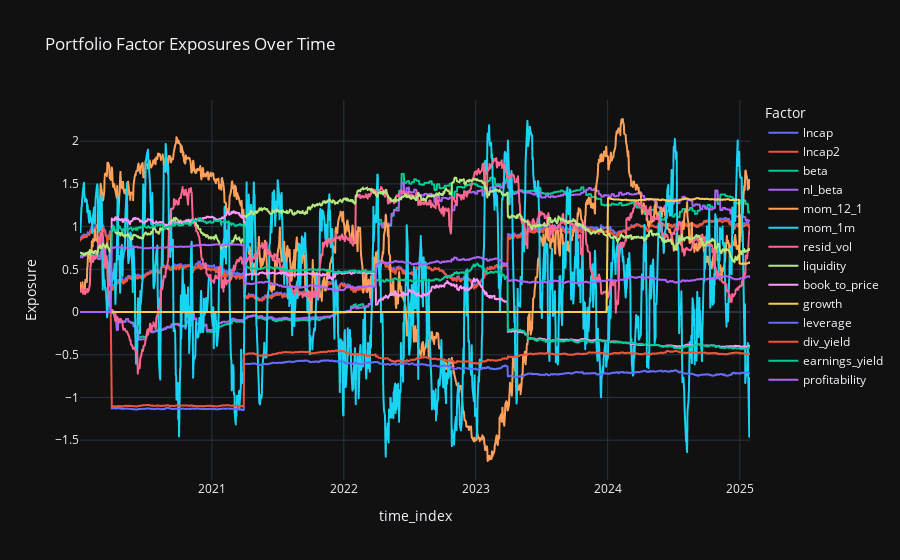

Here is the notebook cell this chart was saved with:
### Markdown cell above
## 3. Compute Portfolio Exposures Over Time
Aggregate asset exposures into portfolio exposures:

$$ x_f(t) = \sum_i w_i \, X_{i,f}(t) $$

### Code cell
# 3. Compute portfolio exposures
port_expo = pfa.portfolio_exposure_df.reset_index().melt(
    id_vars='time_index', var_name='Factor', value_name='Exposure'
)
fig = px.line(port_expo, x='time_index', y='Exposure', color='Factor',
              title='Portfolio Factor Exposures Over Time')
fig.show()

### Figure 1 — Plotly figure (JSON) as saved in the notebook; plotly's stock layout.template omitted (floating-point values rounded to 4 significant figures; data arrays with more than 128 entries replaced by an {"elided": "..."} marker saying what was removed)
{"data": [{"hovertemplate": "Factor=lncap<br>time_index=%{x}<br>Exposure=%{y}<extra></extra>", "legendgroup": "lncap", "line": {"color": "#636efa", "dash": "solid"}, "marker": {"symbol": "circle"}, "mode": "lines", "name": "lncap", "showlegend": true, "x": {"elided": "1277 str values"}, "xaxis": "x", "y": {"elided": "1277 float values"}, "yaxis": "y", "type": "scattergl"}, {"hovertemplate": "Factor=lncap2<br>time_index=%{x}<br>Exposure=%{y}<extra></extra>", "legendgroup": "lncap2", "line": {"color": "#EF553B", "dash": "solid"}, "marker": {"symbol": "circle"}, "mode": "lines", "name": "lncap2", "showlegend": true, "x": {"elided": "1277 str values"}, "xaxis": "x", "y": {"elided": "1277 float values"}, "yaxis": "y", "type": "scattergl"}, {"hovertemplate": "Factor=beta<br>time_index=%{x}<br>Exposure=%{y}<extra></extra>", "legendgroup": "beta", "line": {"color": "#00cc96", "dash": "solid"}, "marker": {"symbol": "circle"}, "mode": "lines", "name": "beta", "showlegend": true, "x": {"elided": "1277 str values"}, "xaxis": "x", "y": {"elided": "1277 float values"}, "yaxis": "y", "type": "scattergl"}, {"hovertemplate": "Factor=nl_beta<br>time_index=%{x}<br>Exposure=%{y}<extra></extra>", "legendgroup": "nl_beta", "line": {"color": "#ab63fa", "dash": "solid"}, "marker": {"symbol": "circle"}, "mode": "lines", "name": "nl_beta", "showlegend": true, "x": {"elided": "1277 str values"}, "xaxis": "x", "y": {"elided": "1277 float values"}, "yaxis": "y", "type": "scattergl"}, {"hovertemplate": "Factor=mom_12_1<br>time_index=%{x}<br>Exposure=%{y}<extra></extra>", "legendgroup": "mom_12_1", "line": {"color": "#FFA15A", "dash": "solid"}, "marker": {"symbol": "circle"}, "mode": "lines", "name": "mom_12_1", "showlegend": true, "x": {"elided": "1277 str values"}, "xaxis": "x", "y": {"elided": "1277 float values"}, "yaxis": "y", "type": "scattergl"}, {"hovertemplate": "Factor=mom_1m<br>time_index=%{x}<br>Exposure=%{y}<extra></extra>", "legendgroup": "mom_1m", "line": {"color": "#19d3f3", "dash": "solid"}, "marker": {"symbol": "circle"}, "mode": "lines", "name": "mom_1m", "showlegend": true, "x": {"elided": "1277 str values"}, "xaxis": "x", "y": {"elided": "1277 float values"}, "yaxis": "y", "type": "scattergl"}, {"hovertemplate": "Factor=resid_vol<br>time_index=%{x}<br>Exposure=%{y}<extra></extra>", "legendgroup": "resid_vol", "line": {"color": "#FF6692", "dash": "solid"}, "marker": {"symbol": "circle"}, "mode": "lines", "name": "resid_vol", "showlegend": true, "x": {"elided": "1277 str values"}, "xaxis": "x", "y": {"elided": "1277 float values"}, "yaxis": "y", "type": "scattergl"}, {"hovertemplate": "Factor=liquidity<br>time_index=%{x}<br>Exposure=%{y}<extra></extra>", "legendgroup": "liquidity", "line": {"color": "#B6E880", "dash": "solid"}, "marker": {"symbol": "circle"}, "mode": "lines", "name": "liquidity", "showlegend": true, "x": {"elided": "1277 str values"}, "xaxis": "x", "y": {"elided": "1277 float values"}, "yaxis": "y", "type": "scattergl"}, {"hovertemplate": "Factor=book_to_price<br>time_index=%{x}<br>Exposure=%{y}<extra></extra>", "legendgroup": "book_to_price", "line": {"color": "#FF97FF", "dash": "solid"}, "marker": {"symbol": "circle"}, "mode": "lines", "name": "book_to_price", "showlegend": true, "x": {"elided": "1277 str values"}, "xaxis": "x", "y": {"elided": "1277 float values"}, "yaxis": "y", "type": "scattergl"}, {"hovertemplate": "Factor=growth<br>time_index=%{x}<br>Exposure=%{y}<extra></extra>", "legendgroup": "growth", "line": {"color": "#FECB52", "dash": "solid"}, "marker": {"symbol": "circle"}, "mode": "lines", "name": "growth", "showlegend": true, "x": {"elided": "1277 str values"}, "xaxis": "x", "y": {"elided": "1277 float values"}, "yaxis": "y", "type": "scattergl"}, {"hovertemplate": "Factor=leverage<br>time_index=%{x}<br>Exposure=%{y}<extra></extra>", "legendgroup": "leverage", "line": {"color": "#636efa", "dash": "solid"}, "marker": {"symbol": "circle"}, "mode": "lines", "name": "leverage", "showlegend": true, "x": {"elided": "1277 str values"}, "xaxis": "x", "y": {"elided": "1277 float values"}, "yaxis": "y", "type": "scattergl"}, {"hovertemplate": "Factor=div_yield<br>time_index=%{x}<br>Exposure=%{y}<extra></extra>", "legendgroup": "div_yield", "line": {"color": "#EF553B", "dash": "solid"}, "marker": {"symbol": "circle"}, "mode": "lines", "name": "div_yield", "showlegend": true, "x": {"elided": "1277 str values"}, "xaxis": "x", "y": {"elided": "1277 float values"}, "yaxis": "y", "type": "scattergl"}, {"hovertemplate": "Factor=earnings_yield<br>time_index=%{x}<br>Exposure=%{y}<extra></extra>", "legendgroup": "earnings_yield", "line": {"color": "#00cc96", "dash": "solid"}, "marker": {"symbol": "circle"}, "mode": "lines", "name": "earnings_yield", "showlegend": true, "x": {"elided": "1277 str values"}, "xaxis": "x", "y": {"elided": "1277 float values"}, "yaxis": "y", "type": "scattergl"}, {"hovertemplate": "Factor=profitability<br>time_index=%{x}<br>Exposure=%{y}<extra></extra>", "legendgroup": "profitability", "line": {"color": "#ab63fa", "dash": "solid"}, "marker": {"symbol": "circle"}, "mode": "lines", "name": "profitability", "showlegend": true, "x": {"elided": "1277 str values"}, "xaxis": "x", "y": {"elided": "1277 float values"}, "yaxis": "y", "type": "scattergl"}], "layout": {"xaxis": {"anchor": "y", "domain": [0.0, 1.0], "title": {"text": "time_index"}}, "yaxis": {"anchor": "x", "domain": [0.0, 1.0], "title": {"text": "Exposure"}}, "legend": {"title": {"text": "Factor"}, "tracegroupgap": 0}, "title": {"text": "Portfolio Factor Exposures Over Time"}}}
